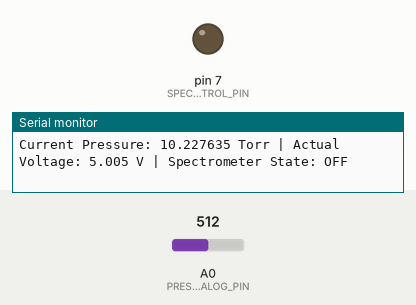
A sketch run on a simulated Arduino Uno, built with avr-gcc and run on an emulated ATmega328P. Parts: output pins drawn as LEDs (lit = HIGH), the last lines printed to the serial monitor. Inputs (shaded band) come from the test bench; at power-on: A0 (PRESSURE_ANALOG_PIN) = 512.

Above: at 1.4 s.
1.5 s: A0 (PRESSURE_ANALOG_PIN) set to 406
3.0 s: A0 (PRESSURE_ANALOG_PIN) set to 382
At 3.6 s:
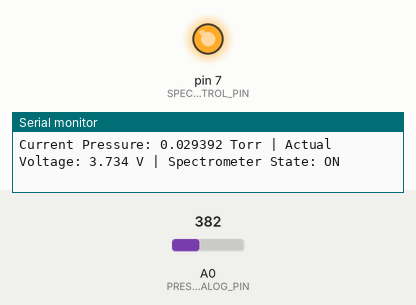
4.5 s: A0 (PRESSURE_ANALOG_PIN) set to 511
At 6.0 s:
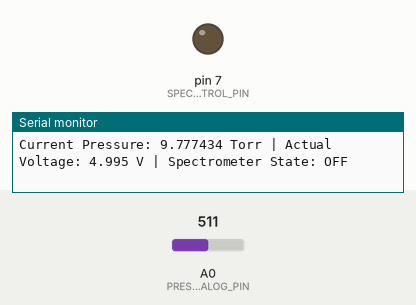
6.3 s: A0 (PRESSURE_ANALOG_PIN) set to 306
At 7.4 s:
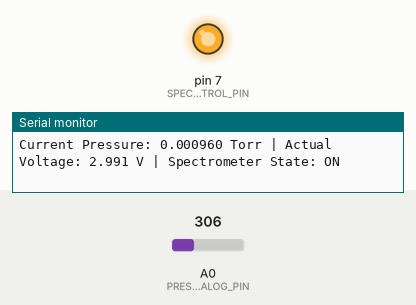
Timing chart, 0 to 9.1 s (numbered marks = the images above; inputs shaded):
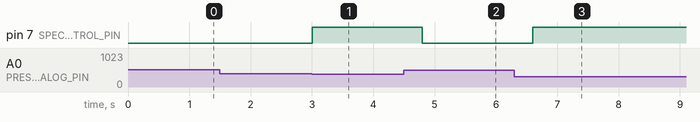

Measured:
- the behaviour switches between 394 and 393 on A0 (PRESSURE_ANALOG_PIN) (found by bisection; images 0 and 1)
- after the input at 3.0 s, pin 7 (SPECTROMETER_CONTROL_PIN): LOW → HIGH at once
- after the input at 4.5 s, pin 7 (SPECTROMETER_CONTROL_PIN): HIGH → LOW after 0.30 s
- after the input at 6.3 s, pin 7 (SPECTROMETER_CONTROL_PIN): LOW → HIGH after 0.30 s

The sketch:

Guesstimate_GAS.ino
```cpp
#include <Wire.h>             // Required for I2C communication (even if OLED is removed, if other I2C devices are intended)

// --- PID Library (COMMENTED OUT - UNCOMMENT WHEN READY FOR PID CONTROL) ---
// You will need to install this library via Arduino IDE's Library Manager:
// Search for "PID_v1" by Brett Beauregard or a similar well-regarded PID library.
// #include <PID_v1.h>

// --- MKS Transducer Pin Definitions ---
const int PRESSURE_ANALOG_PIN = A0; // Arduino analog input pin connected to MKS transducer analog output (+)
// Note: MKS transducer Analog Output (-) should be connected to Arduino GND

// --- Spectrometer/RGA Control Pin Definition ---
const int SPECTROMETER_CONTROL_PIN = 7; // Arduino digital output pin connected to Spectrometer/RGA enable input

// --- Voltage Divider Resistor Values (REQUIRED IF USING HARDWARE VOLTAGE DIVIDER) ---
// IMPORTANT: Replace R1_VALUE and R2_VALUE with the actual resistor values you use.
// R1 is from transducer output to Arduino input. R2 is from Arduino input to GND.
// Example: If you use 10kOhm for R1 and 10kOhm for R2 (halving the voltage):
const float R1_VALUE = 10000.0; // Resistor connected from transducer output to analog pin
const float R2_VALUE = 10000.0; // Resistor connected from analog pin to GND

// --- MKS Transducer Calibration/Reference Values ---
// IMPORTANT: These values are CRITICAL for accurate pressure conversion.
// You MUST obtain these from a detailed MKS transducer manual or by empirical calibration.
// For demonstration, let's use a hypothetical reference (ADJUST THESE!):
// Hypothetical Example: Let's say at 0.5 VDC (V_REF), the pressure is 1.0e-8 Torr (P_REF).
const float V_REF = 0.5;      // Voltage (VDC) at P_REF
const float P_REF = 1.0e-8;   // Pressure (Torr) corresponding to V_REF
const float VOLTS_PER_DECADE = 0.5; // From MKS manual: 0.5 VDC/decade

// --- Spectrometer/RGA Activation Pressure Threshold ---
// This is the specific pressure where the Spectrometer/RGA should turn ON.
const float SPECTROMETER_ON_PRESSURE_TORR = 0.05; // Example: 0.05 Torr (50 mTorr)


// --- PID Control Variables (COMMENTED OUT - UNCOMMENT WHEN READY) ---
/*
// Define the PID input, output, and setpoint variables
double pressureInput;     // Input to PID: Current pressure from transducer
double pidOutput;         // Output from PID: Control signal for actuator
double pressureSetpoint;  // Setpoint for PID: Desired constant pressure

// Define PID tuning parameters (These need to be tuned for your specific system!)
// Start with Ki and Kd at 0, then tune Kp, then Ki, then Kd.
double Kp = 2.0;  // Proportional gain
double Ki = 0.5;  // Integral gain
double Kd = 0.1;  // Derivative gain

// Specify the PID control object
// Arguments: &Input, &Output, &Setpoint, Kp, Ki, Kd, Direction (DIRECT or REVERSE)
// Use DIRECT if increasing output increases pressure (e.g., opening a gas bleed valve).
// Use REVERSE if increasing output decreases pressure (e.g., opening a throttle valve).
PID myPID(&pressureInput, &pidOutput, &pressureSetpoint, Kp, Ki, Kd, REVERSE);

// Define the pin for the PID-controlled actuator (e.g., a PWM pin for a valve driver)
const int PID_ACTUATOR_PIN = 9; // Example: Digital pin 9, which supports PWM
// Define the range of the PID output that will map to the actuator
const int PID_OUTPUT_MIN = 0;   // Minimum PWM value (0-255) or analog voltage (0-255 mapped to 0-5V)
const int PID_OUTPUT_MAX = 255; // Maximum PWM value (0-255)
*/

void setup() {
  Serial.begin(9600); // Initialize serial communication for debugging

  // --- Initialize Spectrometer Control Pin ---
  pinMode(SPECTROMETER_CONTROL_PIN, OUTPUT);
  digitalWrite(SPECTROMETER_CONTROL_PIN, LOW); // Ensure Spectrometer/RGA is OFF initially

  // --- PID Setup (COMMENTED OUT - UNCOMMENT WHEN READY) ---
  /*
  // Initialize the PID actuator pin
  pinMode(PID_ACTUATOR_PIN, OUTPUT);

  // Set the PID output limits to match the analogWrite() range (0-255)
  myPID.SetOutputLimits(PID_OUTPUT_MIN, PID_OUTPUT_MAX);

  // Set the PID sample time (how often the PID algorithm is computed)
  // A shorter sample time makes the PID react faster, but can cause instability if too short.
  myPID.SetSampleTime(100); // 100 milliseconds

  // Turn on the PID controller
  myPID.SetMode(AUTOMATIC);

  // Set your desired constant pressure setpoint here (e.g., 500 Torr)
  pressureSetpoint = 500.0; // Example: Set desired pressure to 500 Torr
  Serial.print("PID Setpoint: ");
  Serial.print(pressureSetpoint, 3);
  Serial.println(" Torr");
  */
}

void loop() {
  // --- Read Transducer Analog Output ---
  int analogReadValue = analogRead(PRESSURE_ANALOG_PIN);

  // Convert raw analog value to voltage at the Arduino pin (this is the scaled-down voltage)
  // Assuming Arduino's Vcc is 5.0V for analog reference (adjust if using 3.3V or EXTERNAL_AREF)
  float scaledVoltage = analogReadValue * (5.0 / 1023.0);

  // --- Undo the voltage division to get the actual transducer output voltage ---
  // Formula: V_transducer = V_scaled * ((R1_VALUE + R2_VALUE) / R2_VALUE)
  float actualTransducerVoltage = scaledVoltage * ((R1_VALUE + R2_VALUE) / R2_VALUE);

  // --- Convert Voltage to Pressure (Torr) ---
  // P = 10^(((V_out - V_REF) / VOLTS_PER_DECADE) + log10(P_REF))
  float pressureTorr = pow(10, ((actualTransducerVoltage - V_REF) / VOLTS_PER_DECADE) + log10(P_REF));

  // --- Spectrometer/RGA Control Logic ---
  // The goal is to turn the spectrometer ON when pressure reaches SPECTROMETER_ON_PRESSURE_TORR
  // and keep it on. If pressure goes too high, it might be turned off for safety.
  // This is a simple ON/OFF based on a single threshold.
  if (pressureTorr <= SPECTROMETER_ON_PRESSURE_TORR) {
    digitalWrite(SPECTROMETER_CONTROL_PIN, HIGH); // Turn Spectrometer ON
    // You might want to add a flag here if you only want it to turn on once and stay on
    // until explicitly reset or turned off by another condition.
    // For now, it will turn HIGH every loop if condition is met.
    Serial.println("--- Pressure below Spectrometer ON threshold. TURNING SPECTROMETER ON ---");
  } else {
    digitalWrite(SPECTROMETER_CONTROL_PIN, LOW); // Turn Spectrometer OFF (e.g., if pressure rises too high)
    Serial.println("--- Pressure above Spectrometer ON threshold. TURNING SPECTROMETER OFF ---");
  }


  // --- PID Control Loop (COMMENTED OUT - UNCOMMENT WHEN READY) ---
  /*
  // Assign the current pressure reading to the PID input variable
  pressureInput = pressureTorr;

  // Compute the PID output
  myPID.Compute();

  // Map the PID output to the actuator's control range
  // For a PWM-controlled proportional valve:
  analogWrite(PID_ACTUATOR_PIN, (int)pidOutput);

  // --- PID Debugging Output ---
  Serial.print("SP: "); Serial.print(pressureSetpoint, 3);
  Serial.print(" | PV: "); Serial.print(pressureInput, 6);
  Serial.print(" | PID Out: "); Serial.println((int)pidOutput);
  */

  // --- Serial Monitor Debugging ---
  Serial.print("Current Pressure: ");
  Serial.print(pressureTorr, 6);
  Serial.print(" Torr | Actual Voltage: ");
  Serial.print(actualTransducerVoltage, 3);
  Serial.print(" V | Spectrometer State: ");
  Serial.println(digitalRead(SPECTROMETER_CONTROL_PIN) == HIGH ? "ON" : "OFF");


  delay(500); // Update readings and serial monitor every 0.5 seconds
}
```
